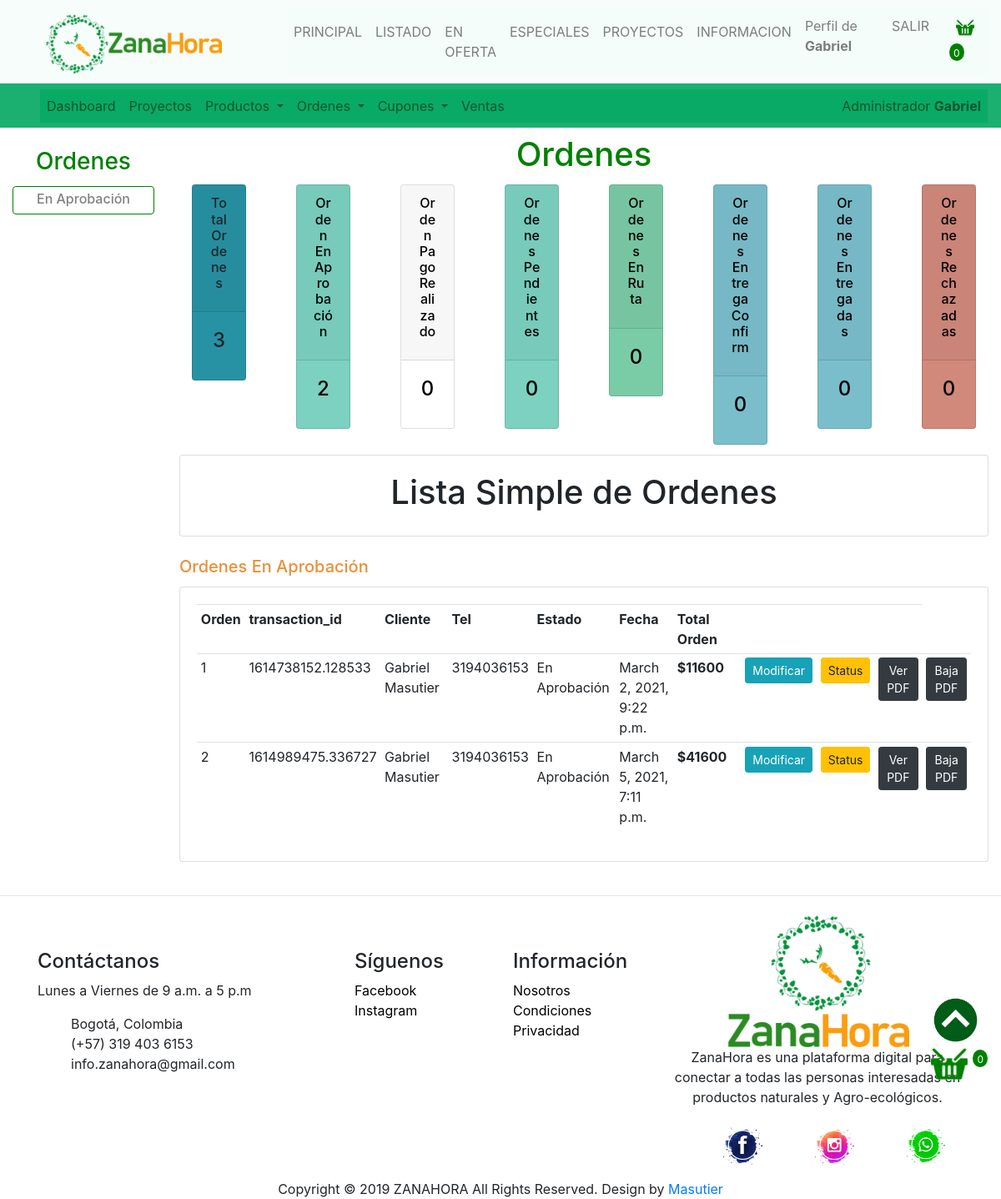
/orders_simple/ (signed in), run on the app's committed database.
### orders/models.py (models this page shows, shortened)
class Order(models.Model):
    STATUS = (
        ('En Aprobación', 'En Aprobación'),
        ('Pago Realizado', 'Pago Realizado'),
        ('Pendiente', 'Pendiente'),
        ('En Ruta', 'En Ruta'),
        ('Entrega Confirmada', 'Entrega Confirmada'),
        ('Entregado', 'Entregado'),
        ('Rechazado', 'Rechazado'),
    )
    PAYMENT = (
        ('Daviplata', 'Daviplata'),
        ('Nequi', 'Nequi'),
        ('Bitcoin', 'Bitcoin'),
        ('Contra Entrega', 'Contra Entrega'),
    )
    customer = models.ForeignKey(Customer, on_delete=models.SET_NULL, blank=True, null=True)
    status = models.CharField(max_length=100, blank=True, null=True, default='En Aprobación', choices=STATUS)
    complete = models.BooleanField(default=False, blank=False, null=True)
    transaction_id = models.CharField(max_length=100, blank=True, null=True)
    note = models.TextField(blank=True, null=True)
    pay = models.CharField(max_length=50, blank=True, null=True, choices=PAYMENT)
    pay_note = models.TextField(blank=True, null=True)
    repartidor = models.ForeignKey(Repartidor, on_delete=models.SET_NULL, blank=True, null=True)
    address = models.CharField(max_length=80, blank=True, null=True)
    barrio = models.CharField(max_length=80, blank=True, null=True)
    city = models.CharField(max_length=80, blank=True, null=True, default='Bogotá')
    state = models.CharField(max_length=80, blank=True, null=True, default='Bogotá D.C.')
    country = models.CharField(max_length=80, blank=True, null=True, default='Colombia')
    zipcode = models.CharField(max_length=10, blank=True, null=True, default='111311')
    date_created = models.DateTimeField(auto_now_add=True, blank=True, null=True)
    date_modify = models.DateTimeField(auto_now_add=False, auto_now = True, blank=True, null=True)
    coupon = models.ForeignKey(Coupon, on_delete=models.SET_NULL, null=True, blank=True)
    @property
    def hist_order_total(self):
        orderitems = self.orderitem_set.all()
        total = sum([item.hist_get_total for item in orderitems])
        total += 7000
        return total
    @property
    def get_cart_items(self):
        orderitems = self.orderitem_set.all()
        total = sum([item.quantity for item in orderitems])
        return total

class OrderItem(models.Model):
    product = models.ForeignKey(Product, on_delete=models.SET_NULL, blank=True, null=True)
    order = models.ForeignKey(Order, on_delete=models.CASCADE, blank=True, null=True)
    quantity = models.IntegerField(default=0, blank=True, null=True,)
    itemPrice = models.DecimalField(max_digits=15, decimal_places=0, blank=True, null=True)
    itemCosto = models.DecimalField(max_digits=15, decimal_places=0, blank=True, null=True)
    date_added = models.DateTimeField(auto_now_add=True, blank=True, null=True)
    @property
    def hist_get_total(self):
        total = int(self.itemPrice) * int(self.quantity)
        return total

### users/models.py (models this page shows)
class Customer(models.Model):
    DOCUM = (
        ('CC', 'CC'),
        ('Passport', 'Passport'),
        ('Otro', 'Otro')
    )
    user = models.OneToOneField(User, null=True, blank=True, on_delete=models.CASCADE)
    name = models.CharField(max_length=30, blank=True, null=True)
    email = models.EmailField(max_length=200,blank=True, null=True)
    image = models.ImageField(default='media/img/profile_pics/defaultUser.png', upload_to='media/img/profile_pics')
    tydoc = models.CharField(max_length=10, blank=True, null=True, default='CC', choices=DOCUM)
    cedulaId = models.DecimalField(max_digits=20, decimal_places=0, blank=True, null=True)
    phoneNum = models.DecimalField(max_digits=15, decimal_places=0, blank=True, null=True)
    estilo = models.ManyToManyField(Estilo, blank=True)
    notasuser = models.TextField(blank=True, null=True)
    address = models.CharField(max_length=80, blank=True, null=True)
    barrio = models.CharField(max_length=80, blank=True, null=True)
    city = models.CharField(max_length=80, blank=True, null=True, default='Bogotá')
    state = models.CharField(max_length=80, blank=True, null=True, default='Bogotá D.C.')
    country = models.CharField(max_length=80, blank=True, null=True, default='Colombia')
    zipcode = models.CharField(max_length=6, blank=True, null=True, default='111311')
    date_created = models.DateTimeField(auto_now_add=True, blank=True, null=True)
    def __str__(self):
        return self.name

### users/decorators.py (the view)
    def wrapper_function(request, *args, **kwargs):
        group = None
        if request.user.groups.exists():
            group = request.user.groups.all()[0].name
        if group == 'customer':
            return redirect('user_page')
        if group == 'admin':
            return view_func(request, *args, **kwargs)

### users/utils.py (called while the page is built)
def cartData(request):
    if request.user.is_authenticated:
        customer = request.user.customer
        order, created = Order.objects.get_or_create(customer=customer, complete=False)
        items = order.orderitem_set.all()
        cartItems = order.get_cart_items
    return {'cartItems': cartItems, 'order': order, 'items': items}

### mainAdmin/templates/mainAdmin/orders/orders_simple.html (shortened to what this page needs)
{% extends 'zanamain/main.html' %}
{% load static %}
{% block content %}
<div class="col-md-12 mx-auto">
    <div class="row">
        <div class="col-md-2 mt-4">
            <h3 class="card-title titelall c">Ordenes</h3>
            {% for obj in ordEstado %}
                <ul  class="list-group mx-auto">
                    <li class="list-group categall c">
                        <a class="txtcat" href="#{{obj}}"><h6>{{obj}}</h6></a>
                    </li>
                </ul>
            {% endfor %}
            <br>
        </div>
        <br>
        <div class="col-md-10 mt-2 mx-auto">
            <h1 class="card-title titelall c">Ordenes</h1>
            {% include 'mainAdmin/dashboard/order_resum.html' %}
            <div class="card card-body mt-2">
                <h1 class="col-md-8 mx-auto c">Lista Simple de Ordenes</h1>
            </div>
            {% if payment_orders %}
                <h5 class="card-title mt-4 subtitelall">Ordenes En Aprobación</h5>
                <div class="card card-body">
                    <table class="table table-sm">
                        {% include 'mainAdmin/orders/simpl_ord_title.html' %}
                        {% for objs in payment_orders %}
                            {% include 'mainAdmin/orders/simpl_ord_cont.html' %}
                        {% endfor %}
                    </table>
                </div>
            {% endif %}
            <br>
        </div>
    </div>
</div>
{% endblock content %}

### zanamain/templates/zanamain/partials/navbar.html (shortened to what this page needs)
{% load static %}
<nav class="navbar navbar-expand-lg navbody navbar-light navbar-custom">
    <a class="navbar-brand " href="/"><img src="{% static '/img/logos/zhorizontal500.png' %}" class="imgnav" alt="Zanahora" /></a>
    <div class="collapse navbar-collapse navpad zztop" id="navbarNav1">
        <ul class="navbar-nav mr-auto">
            <li class="nav-item"><a class="nav-link" href="{% url 'home' %}">PRINCIPAL</a></li>
            <li class="nav-item"><a class="nav-link" href="{% url 'prod_all' %}">LISTADO</a></li>
            <li class="nav-item"><a class="nav-link" href="{% url 'prod_offert' %}">EN OFERTA</a></li>
            <li class="nav-item"><a class="nav-link" href="{% url 'prod_special' %}">ESPECIALES</a></li>
            <li class="nav-item"><a class="nav-link" href="{% url 'projects_all' %}">PROYECTOS</a></li>
            <li class="nav-item"><a class="nav-link" href="{% url 'info_icons' %}">INFORMACION</a></li>
        </ul>
        <ul class="navbar-nav mt-2 mt-lg-0">
            {% if user.is_authenticated %}
                <li class="nav-item navtext"><a class="nav-link" href="{% url 'user_page' %}">Perfil de <strong>{{user.first_name}}</strong></a></li>
                <li class="nav-item navtext"><a class="nav-link" href="{% url 'logout' %}">SALIR</a></li>
                <li class="nav-item navtext">
                    <div class="row  ml-3 mr-2">
                        <a class="nav-link" href="{% url 'cart' %}">
                            <img src="{% static '/img/icons/costal.png' %}" class="costalico" />
                        </a>
                        <p id="cart-total">{{cartItems}}</p>
                    </div>
                </li>
            {% else %}
                <li class="nav-item navtext"><a class="nav-link" href="{% url 'register' %}">REGISTRATE</a></li>
                <li class="nav-item navtext"><a class="nav-link" href="{% url 'login' %}">INICIAR SESION</a></li>
            {% endif %}
        </ul>
    </div>
</nav>

### mainAdmin/templates/mainAdmin/partials/navbar_admin.html (shortened to what this page needs)
{% load static %}
<nav class="navbaradm navbar-expand-lg navbodyadm navbar-light navbar-custom-adm">
    <div class="collapse navbar-collapse navpadadm zztopadm" id="navbarNav2">
        <ul class="navbar-nav mr-auto">
            <li class="nav-item"><a class="nav-link" href="{% url 'adminHome' %}">Dashboard</a></li>
            <li class="nav-item"><a class="nav-link" href="{% url 'projects' %}">Proyectos</a></li>
            <li class="nav-item dropdown">
                <a class="nav-link dropdown-toggle" href="#" id="navbarDropdown" role="button" data-toggle="dropdown" aria-haspopup="true" aria-expanded="false">
                    Productos
                </a>
            </li>
            <li class="nav-item dropdown">
                <a class="nav-link dropdown-toggle" href="#" id="navbarDropdown" role="button" data-toggle="dropdown" aria-haspopup="true" aria-expanded="false">
                    Ordenes
                </a>
            </li>
            <li class="nav-item dropdown">
                <a class="nav-link dropdown-toggle" href="#" id="navbarDropdown" role="button" data-toggle="dropdown" aria-haspopup="true" aria-expanded="false">
                    Cupones
                </a>
            </li>
            <li class="nav-item"><a class="nav-link" href="{% url 'ventas_all' %}">Ventas</a></li>
        </ul>
        <ul class="navbar-nav mt-2 mt-lg-0">
            <li class="nav-item navtext"><a class="nav-link" href="{% url 'user_page' %}">Administrador <strong>{{user.first_name}}</strong></a></li>
        </ul>
    </div>
</nav>

### mainAdmin/templates/mainAdmin/orders/simpl_ord_cont.html
    <tr>
        <td>{{objs.id}}</td>
        <td>{{objs.transaction_id}}</td>
        <td>{{objs.customer}}</td>
        <td>{{objs.customer.phoneNum}}</td>
        <td>{{objs.status}}</td>
        <td>{{objs.date_modify}}</td>
        <td><strong>${{objs.hist_order_total}}</strong></td>
        <td></td>
        <td><a href="{% url 'update_order' objs.id %}" class="btn btn-info btn-sm">Modificar</a></td>
        <td><a href="{% url 'update_order_stat' objs.id %}" class="btn btn-warning btn-sm">Status</td>
        <td><a href="{% url 'oc_reparto_PDF' objs.id %}" class="btn btn-dark btn-sm">Ver PDF</td>
        <td><a href="{% url 'oc_reparto_DownloadPDF' objs.id %}" class="btn btn-dark btn-sm">Baja PDF</td>
    </tr>

### static/css/all.css (style rules this page uses)
.c { text-align: center !important; }
body { background-color: #fff; }
.titelall { color: green; }
.subtitelall { color: rgb(235, 143, 57); }

### static/css/menus.css (style rules this page uses)
.navbody { height: 75pt; }
.navbar-custom { background-color: rgba(246, 253, 250, 0.9); }
.imgnav { width: 250px; height: auto; vertical-align: middle; border-style: none; -webkit-margin-bottom-collapse: initial; margin-right: 30PX; padding-top: 5px; padding-left: 30px; z-index: 1000; }
.navpad { margin-left: 2rem; }
.zztop { background-color: rgba(246, 253, 250, 0.92); z-index: 1000; }
.costalico { width: 22px; height: auto; }
#cart-total { display: block; text-align: center; color: #fff; background-color: green; width: auto; height: auto; border-radius: 50%; font-size: 12px; padding-top: 3px; padding-right: 5px; padding-left: 5px; }
.navbaradm { position: relative; display: -ms-flexbox; display: flex; -ms-flex-wrap: wrap; flex-wrap: wrap; -ms-flex-align: center; align-items: center; -ms-flex-pack: justify; justify-content: space-between; padding: 0.3rem 1rem; }
.navbodyadm { height: 40pt; }
.navbar-custom-adm { background-color: rgba(8, 170, 100, 0.92); }
.navpadadm { margin-left: 2rem; }
.zztopadm { background-color: rgba(8, 170, 100, 0.92); z-index: 900; }

### static/css/product.css (style rules this page uses)
.txtcat { color: grey; text-decoration: none; }
.categall { text-align: center; border: 1px solid green; border-radius: 0.25rem !important; padding-top: 0.3rem; }

### data on the page
Order: ordEstado "En Aprobación", id "1", transaction_id "1614738152.128533", customer "Gabriel Masutier", customer.phoneNum "3194036153", status "En Aprobación", date_modify "March 2, 2021, 9:22 p.m.", hist_order_total "11600"
Order: id "2", transaction_id "1614989475.336727", customer "Gabriel Masutier", customer.phoneNum "3194036153", status "En Aprobación", date_modify "March 5, 2021, 7:11 p.m.", hist_order_total "41600"

### other printed values
{{ user.first_name }} "Gabriel"
{{ cartItems }} "0"
{{ total_orders }} "3"
{{ payment }} "2"
{{ pay }} "0"
{{ pending }} "0"
{{ indelivery }} "0"
{{ indelconf }} "0"
{{ delivered }} "0"
{{ rejected }} "0"
